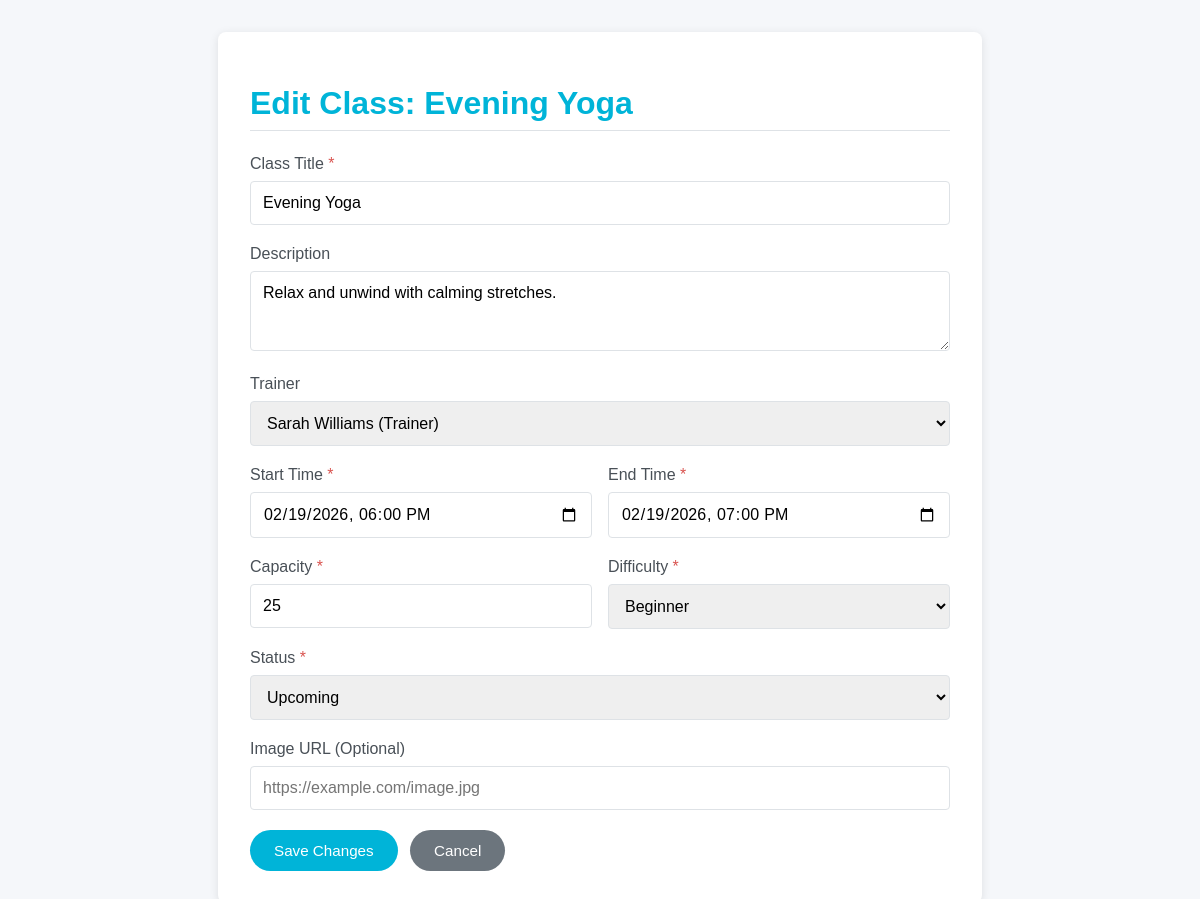
The app's page /edit_class.php?id=2 (signed in) with its own data.
### tables this page shows
CREATE TABLE classes (
    id INT PRIMARY KEY AUTO_INCREMENT,
    title VARCHAR(150) NOT NULL,
    description TEXT,
    trainer_id INT COMMENT 'FK to users table (user with role=trainer)',
    start_time DATETIME NOT NULL,
    end_time DATETIME NOT NULL,
    capacity INT NOT NULL DEFAULT 20,  
    difficulty ENUM('beginner', 'intermediate', 'advanced', 'all_levels') DEFAULT 'all_levels',  
    image VARCHAR(255),  
    status ENUM('upcoming', 'completed', 'cancelled') DEFAULT 'upcoming',
    created_at TIMESTAMP DEFAULT CURRENT_TIMESTAMP,
    updated_at TIMESTAMP DEFAULT CURRENT_TIMESTAMP ON UPDATE CURRENT_TIMESTAMP,
    FOREIGN KEY (trainer_id) REFERENCES users(id) ON DELETE SET NULL,  
    INDEX(trainer_id),
    INDEX(start_time),
    INDEX(status)
);

CREATE TABLE users (
    id INT PRIMARY KEY AUTO_INCREMENT,
    name VARCHAR(100) NOT NULL,
    email VARCHAR(100) UNIQUE NOT NULL,
    password VARCHAR(255) NOT NULL,
    role ENUM('customer', 'trainer', 'staff', 'admin', 'manager') DEFAULT 'customer',  
    position VARCHAR(100),  
    phone VARCHAR(20),
    address TEXT,
    profile_photo VARCHAR(255),  
    date_of_birth DATE,
    gender ENUM('male', 'female', 'other', 'prefer_not_to_say'),
    height DECIMAL(5,2) COMMENT 'in cm',
    weight DECIMAL(5,2) COMMENT 'in kg',
    fitness_goals TEXT,  
    health_conditions TEXT,  
    bio TEXT,  
    specialization VARCHAR(255),  
    is_active BOOLEAN DEFAULT TRUE,  
    last_login DATETIME,
    created_at TIMESTAMP DEFAULT CURRENT_TIMESTAMP,
    updated_at TIMESTAMP DEFAULT CURRENT_TIMESTAMP ON UPDATE CURRENT_TIMESTAMP,
    INDEX (email),
    INDEX (role),
    INDEX (is_active)
);

### config.php (called while the page is built, shortened)
<?php
if (!defined('DB_HOST')) {
    function has_role(string $role): bool {
        return isset($_SESSION['role']) && $_SESSION['role'] === $role;
    }
}
?>

### edit_class.php (the view, shortened to what this page needs)
<?php
require_once __DIR__ . '/config.php';
$class_to_edit = null;
$class_id = null;
$trainers = [];
if (isset($_GET['id'])) {
    $class_id = filter_var($_GET['id'], FILTER_VALIDATE_INT);
    if ($class_id) {
        try {
            $stmt = $pdo->prepare("SELECT * FROM classes WHERE id = ?");
            $stmt->execute([$class_id]);
            $class_to_edit = $stmt->fetch();
            $stmt_trainers = $pdo->query("SELECT id, name FROM users WHERE role = 'trainer' AND is_active = TRUE ORDER BY name");
            $trainers = $stmt_trainers->fetchAll();
        } catch (PDOException $e) {
            $error = "Error fetching class data: " . $e->getMessage();
            error_log($error);
        }
    } else {
        $_SESSION['error'] = "Invalid Class ID.";
         $redirect_url = has_role('admin') ? 'admin_dashboard.php#class-management' : 'staff_dashboard.php#class-management';
         header("Location: " . $redirect_url);
        exit;
    }
} else {
     $_SESSION['error'] = "No Class ID specified for editing.";
      $redirect_url = has_role('admin') ? 'admin_dashboard.php#class-management' : 'staff_dashboard.php#class-management';
      header("Location: " . $redirect_url);
     exit;
}
?>
<!DOCTYPE html>
<html lang="en">
<head>
    <link rel="stylesheet" href="https://cdnjs.cloudflare.com/ajax/libs/font-awesome/6.4.0/css/all.min.css">
</head>
<body>
    <div class="container">
        <h1>Edit Class: <?= htmlspecialchars($class_to_edit['title'] ?? 'N/A') ?></h1>
        <?php if ($class_to_edit): ?>
            <form method="POST" action="edit_class.php?id=<?= $class_id ?>">
                <div class="form-group">
                    <label for="title" class="required">Class Title</label>
                    <input type="text" id="title" name="title" required value="<?= htmlspecialchars($class_to_edit['title'] ?? '') ?>">
                </div>
                <div class="form-group">
                    <label for="description">Description</label>
                    <textarea id="description" name="description" rows="3"><?= htmlspecialchars($class_to_edit['description'] ?? '') ?></textarea>
                </div>
                 <div class="form-group">
                    <label for="trainer_id">Trainer</label>
                    <select id="trainer_id" name="trainer_id">
                        <?php foreach ($trainers as $trainer): ?>
                            <option value="<?= $trainer['id'] ?>"
                                <?= (isset($class_to_edit['trainer_id']) && $class_to_edit['trainer_id'] == $trainer['id']) ? 'selected' : '' ?>>
                                <?= htmlspecialchars($trainer['name']) ?>
                            </option>
                        <?php endforeach; ?>
                    </select>
                </div>
                 <div class="input-group">
                     <div class="form-group">
                        <label for="start_time" class="required">Start Time</label>
                        <input type="datetime-local" id="start_time" name="start_time" required
                               value="<?= isset($class_to_edit['start_time']) ? date('Y-m-d\TH:i', strtotime($class_to_edit['start_time'])) : '' ?>">
                    </div>
                     <div class="form-group">
                        <label for="end_time" class="required">End Time</label>
                        <input type="datetime-local" id="end_time" name="end_time" required
                               value="<?= isset($class_to_edit['end_time']) ? date('Y-m-d\TH:i', strtotime($class_to_edit['end_time'])) : '' ?>">
                    </div>
                 </div>
                <div class="input-group">
                    <div class="form-group">
                        <label for="capacity" class="required">Capacity</label>
                        <input type="number" id="capacity" name="capacity" min="1" required value="<?= htmlspecialchars($class_to_edit['capacity'] ?? '20') ?>">
                    </div>
                    <div class="form-group">
                        <label for="difficulty" class="required">Difficulty</label>
                        <select id="difficulty" name="difficulty" required>
                            <option value="beginner" <?= ($class_to_edit['difficulty'] ?? '') == 'beginner' ? 'selected' : '' ?>>Beginner</option>
                        </select>
                    </div>
                 </div>
                 <div class="form-group">
                    <label for="status" class="required">Status</label>
                    <select id="status" name="status" required>
                        <option value="upcoming" <?= ($class_to_edit['status'] ?? '') == 'upcoming' ? 'selected' : '' ?>>Upcoming</option>
                    </select>
                </div>
                 <div class="form-group">
                    <label for="image_url">Image URL (Optional)</label>
                    <input type="url" id="image_url" name="image_url" value="<?= htmlspecialchars($class_to_edit['image'] ?? '') ?>" placeholder="https://example.com/image.jpg">
                </div>
                <button type="submit" name="update_class" class="btn btn-primary">Save Changes</button>
                 <?php
                    $cancel_redirect_url = 'staff_dashboard.php#class-management';
                    if (has_role('admin')) {
                        $cancel_redirect_url = 'admin_dashboard.php#class-management';
                    }
                 ?>
                <a href="<?= $cancel_redirect_url ?>" class="btn btn-secondary">Cancel</a>
            </form>
        <?php endif; ?>
    </div>
</body>
</html>

### edit_class.php (style rules this page uses)
:root { --primary-color: #00b4d8; --secondary-color: #6c757d; --danger-color: #d9534f; --success-color: #5cb85c; --light-bg: #f8f9fa; --border-color: #dee2e6; }
body { font-family: 'Poppins', sans-serif; background-color: #f5f7fa; margin: 0; padding: 0; }
.container { max-width: 700px; margin: 2rem auto; padding: 2rem; background: white; border-radius: 8px; box-shadow: 0 2px 10px rgba(0,0,0,0.1); }
h1 { color: var(--primary-color); margin-bottom: 1.5rem; border-bottom: 1px solid var(--border-color); padding-bottom: 0.5rem; font-weight: 600; }
.form-group { margin-bottom: 1.25rem; }
label { display: block; margin-bottom: 0.5rem; font-weight: 500; color: #495057; }
input[type="text"], input[type="number"], input[type="url"], input[type="datetime-local"], select, textarea { width: 100%; padding: 0.75rem; border: 1px solid var(--border-color); border-radius: 4px; font-size: 1rem; box-sizing: border-box; transition: border-color 0.3s; font-family: inherit; }
textarea { min-height: 80px; resize: vertical; }
.btn { display: inline-block; padding: 0.75rem 1.5rem; border: none; border-radius: 50px; cursor: pointer; font-size: 0.95rem; font-weight: 500; text-decoration: none; transition: all 0.3s; }
.btn-primary { background-color: var(--primary-color); color: white; }
.btn-secondary { background-color: var(--secondary-color); color: white; margin-left: 0.5rem; }
.required:after { content: " *"; color: var(--danger-color); }
.input-group { display: flex; gap: 1rem; }
.input-group > .form-group { flex: 1; }

### records on screen
classes: title "Evening Yoga", description "Relax and unwind with calming stretches.", trainer_id "Sarah Williams (Trainer)", start_time "02/19/2026 18:00", end_time "02/19/2026 19:00", capacity "25", difficulty "Beginner", status "Upcoming"
